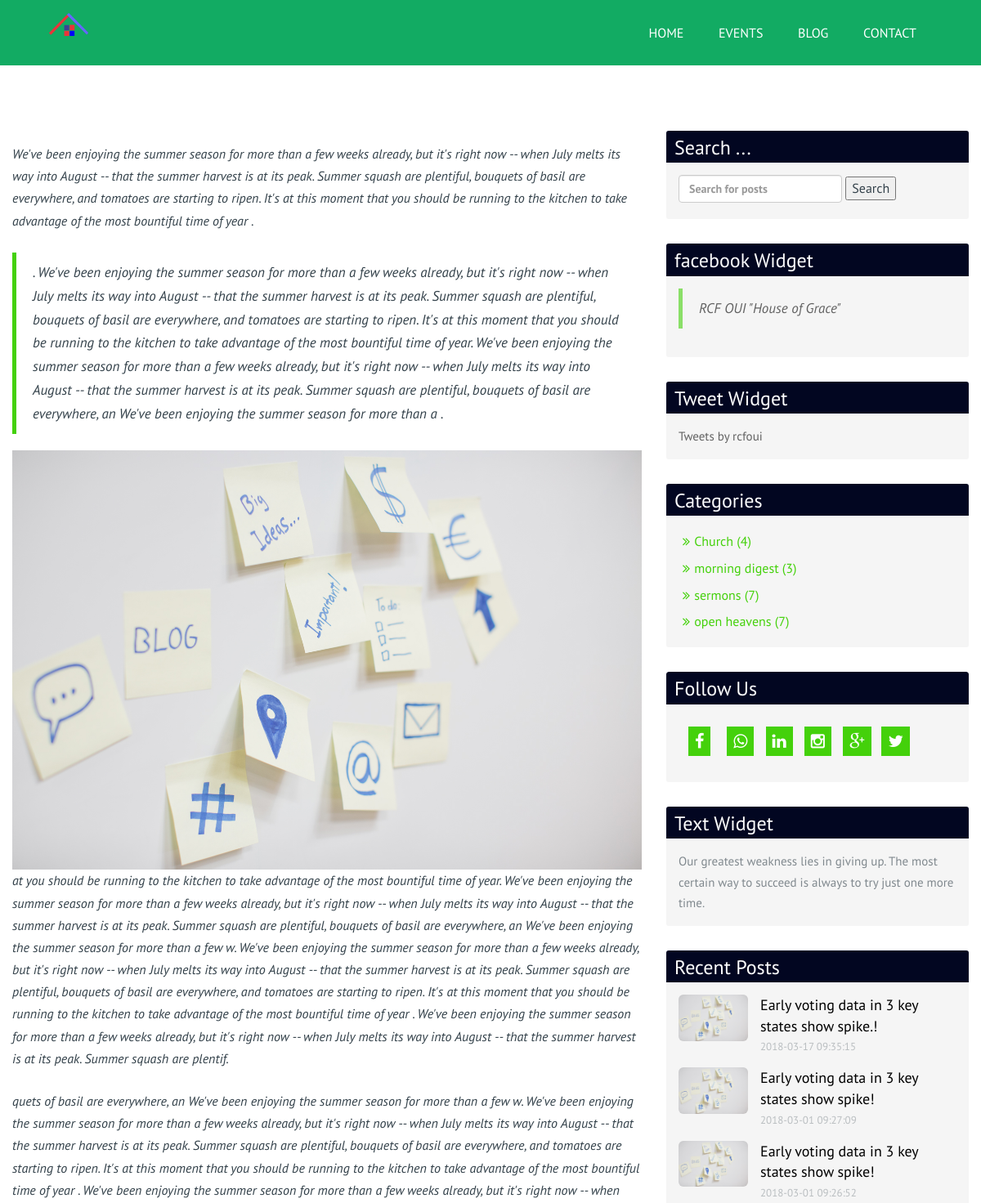
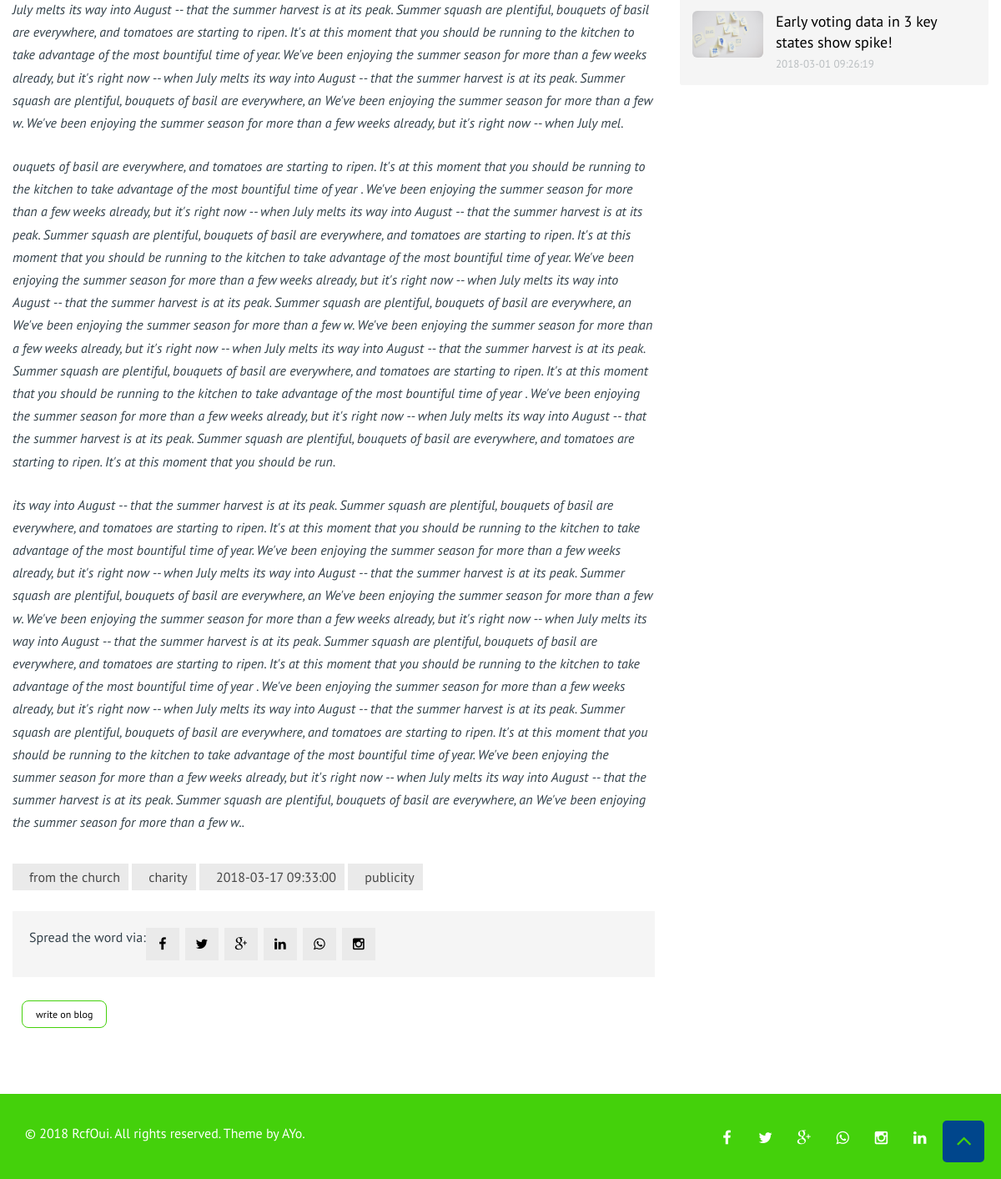
Screenshot of /blog-post.php?epr=post&id=1 with the database file from the repository (2 pictures, top to bottom).
### tables this page shows
CREATE TABLE `blog` (
  `id` int(11) NOT NULL,
  `title` text NOT NULL,
  `img` text NOT NULL,
  `link` text NOT NULL,
  `cat` varchar(1000) NOT NULL,
  `note` text NOT NULL,
  `date` timestamp NOT NULL DEFAULT CURRENT_TIMESTAMP ON UPDATE CURRENT_TIMESTAMP,
  `author` text NOT NULL
);

### blog-post.php (the view, shortened to what this page needs)
<?php
    include 'php/db.php';
        $epr="";
    if (isset($_GET['epr']))
        $epr=$_GET['epr'];
    if($epr=='post')
        {
            $id=$_GET['id'];
            $sql="SELECT * FROM blog WHERE id='$id'";
        if ($result = mysqli_query($conn, $sql)){
            $row=mysqli_fetch_assoc($result);
        }}
    include 'include/header.php';
    include 'include/navbar.php';
 $currentlink = $_SERVER['SERVER_NAME'] . $_SERVER['REQUEST_URI'];
            ?>
	<div id="container" class="main-content">
        <div class="container high-padding">
            <div class="row">
                <div class="col-md-8 main-container">
                    <div class="post-content animateIn animated fadeIn" data-animate="fadeIn" style="opacity: 100;">
                        <p>
                            <?php
                                $small = substr("".$row['note']."", 0, 388);
                                echo "$small";
                            ?>
                            .
                        </p>
                        <blockquote>
                        <?php
                                $small = substr("".$row['note']."", 388, 688);
                                echo "$small";
                            ?>. </blockquote>
                        <img src="img/sticky-notes.jpg" alt="">
                        <p><?php
                                $small = substr("".$row['note']."", 688, 988);
                                echo "$small";
                            ?>.</p>
                        <p><?php
                                $small = substr("".$row['note']."", 988, 1288);
                                echo "$small";
                            ?>.</p>
                        <p><?php
                                $small = substr("".$row['note']."", 1288, 1588);
                                echo "$small";
                            ?>.</p>
                        <p><?php
                                $small = substr("".$row['note']."", 1588);
                                echo "$small";
                            ?>.</p>
                    </div>
                    <div class="post-details animateIn animated fadeIn" data-animate="fadeIn" style="opacity: 100;">
                        <ul class="tags-list">
                            <li><a data-toggle="tooltip" data-placement="top" data-original-title="6 Posts" href="#">from the church</a></li>
                            <li><a data-toggle="tooltip" data-placement="top" data-original-title="9 Posts" href="#">charity</a></li>
                            <li><a data-toggle="tooltip" data-placement="top" data-original-title="6 Posts" href="#"><?php echo''.$row['date'].'';?></a></li>
                            <li><a data-toggle="tooltip" data-placement="top" data-original-title="6 Posts" href="#"><?php echo''.$row['author'].'';?></a></li>
                        </ul>
                    </div>
                    <div class="post-footer sharer animateIn animated fadeIn" data-animate="fadeIn" style="opacity: 100;">
                        <div class="share-this-post">
                            <div class="share-title">Spread the word via:</div>
                            <div class="share-via">
                                <div class="social">
                                <?php
                                echo'
                                    <a data-toggle="tooltip" data-placement="top" data-original-title="Share on LinkedIn" href="http://www.facebook.com/sharer/sharer.php?u='.$currentlink.'" target="_blank">
                                        <i class="fa fa-facebook"></i>
                                    </a>';?>
                                </div>
                                <div class="social">
                                    <?php
                                echo'
                                    <a data-toggle="tooltip" data-placement="top" data-original-title="Share on LinkedIn" href="http://www.twitter.com/sharer/sharer.php?u='.$currentlink.'" target="_blank">
                                        <i class="fa fa-twitter"></i>
                                    </a>';?>
                                </div>
                                <div class="social">
                                    <a data-toggle="tooltip" data-placement="top" data-original-title="Share on Google+" href="#">
                                        <i class="fa fa-google-plus"></i>
                                    </a>
                                </div>
                                <div class="social">
                                    <a data-toggle="tooltip" data-placement="top" data-original-title="Share on LinkedIn" href="#">
                                        <i class="fa fa-linkedin"></i>
                                    </a>
                                </div>
                                <div class="social">
                                    <a data-toggle="tooltip" data-placement="top" data-original-title="Share on whatsapp" href="#">
                                        <i class="fa fa-whatsapp"></i>
                                    </a>
                                </div>
                                <div class="social">
                                    <a data-toggle="tooltip" data-placement="top" data-original-title="Share on instagram" href="#">
                                        <i class="fa fa-instagram"></i>
                                    </a>
                                </div>
                            </div>
                        </div>
                    </div>
                     <div class="btn btn-sm btn-primary btn-link">
                                <a href="guest/index.php">write on blog</a>
                            </div>
                </div>
               <div class="content-sidebar col-md-4">
                    <aside class="widget widget_search animateIn animated fadeIn" data-animate="fadeIn" style="opacity: 100;">
                        <h3 class="widget-title">Search ...</h3>
                        <form action="" method="post" class="search-form">
                            <label>
                                <input type="search" class="search-field form-control" placeholder="Search for posts" value="" name="search" title="Search for:">
                            </label>
                            <input type="submit" name="submit" value="Search"/>
                        </form>
                    </aside>
                    <aside class="widget widget_text animateIn animated fadeIn" data-animate="fadeIn" style="opacity: 100;">
                        <h3 class="widget-title">facebook Widget</h3>
                        <div class="textwidget">
                            <div class="fb-page" data-href="https://www.facebook.com/rcfoui/" data-tabs="timeline" data-small-header="false" data-adapt-container-width="true" data-hide-cover="false" data-show-facepile="true"><blockquote cite="https://www.facebook.com/rcfoui/" class="fb-xfbml-parse-ignore"><a href="https://www.facebook.com/rcfoui/">RCF OUI &quot;House of Grace&quot;</a></blockquote></div>
                        </div>
                    </aside>
                    <aside class="widget widget_text animateIn animated fadeIn" data-animate="fadeIn" style="opacity: 100;">
                        <h3 class="widget-title">Tweet Widget</h3>
                        <div class="textwidget">
                            <a class="twitter-timeline" height="300" data-width="313" href="https://twitter.com/rcfoui?ref_src=twsrc%5Etfw">Tweets by rcfoui</a>
                        </div>
                    </aside>
                    <aside class="widget widget_categories animateIn animated fadeIn" data-animate="fadeIn" style="opacity: 100;">
                        <h3 class="widget-title">Categories</h3>
                        <ul class="">
                            <li class="cat-item">
                                <a href="#">Church (4)</a>
                            </li>
                            <li class="cat-item">
                                <a href="#">morning digest (3)</a>
                            </li>
                            <li class="cat-item">
                                <a href="#">sermons (7)</a>
                            </li>
                            <li class="cat-item">
                                <a href="#">open heavens (7)</a>
                            </li>
                        </ul>
                    </aside>
                    <aside class="widget widget_social_links animateIn animated fadeIn" data-animate="fadeIn" style="opacity: 100;">
                        <h3 class="widget-title">Follow Us</h3>
                        <div class="social_links">
                            <a href="http://facebook.com/RCFOUI" target="_blank" data-toggle="tooltip" data-placement="top" data-original-title="Facebook">
                                <i class="fa fa-facebook"></i>
                            </a>
                            <a href="#" target="_blank"  data-toggle="whatsapp" data-placement="top" data-original-title="whatsapp">
                                <i class="fa fa-whatsapp"></i>
                            </a>
                            <a href="#" data-toggle="tooltip" data-placement="top" data-original-title="LinkedIn">
                                <i class="fa fa-linkedin"></i>
                            </a>
                            <a href="http://instagram.com/" target="_blank" data-toggle="tooltip" data-placement="top" data-original-title="Instagram">
                                <i class="fa fa-instagram"></i>
                            </a>
                            <a href="http://" target="_blank" data-toggle="tooltip" data-placement="top" data-original-title="Google+">
                                <i class="fa fa-google-plus"></i>
                            </a>
                            <a href="http://twitter.com/RCFOUI" target="_blank" data-toggle="tooltip" data-placement="top" data-original-title="Twitter">
                                <i class="fa fa-twitter"></i>
                            </a>
                        </div>
                    </aside>
                    <aside class="widget widget_text animateIn animated fadeIn" data-animate="fadeIn" style="opacity: 100;">
                        <h3 class="widget-title">Text Widget</h3>
                        <div class="textwidget">Our greatest weakness lies in giving up. The most certain way to succeed is always to try just one more time.</div>
                    </aside>
                    <aside class="widget widget_recent_entries_with_thumbnail animateIn animated fadeIn" data-animate="fadeIn" style="opacity: 100;">
                        <h3 class="widget-title">Recent Posts</h3>
                        <ul>
                              <?php
                   $sql="SELECT * FROM blog
                        ORDER BY id   DESC LIMIT 4";
            if ($result = mysqli_query($conn, $sql)){
                while ($row=mysqli_fetch_assoc($result)) {
                    echo
                     '
                            <li class="blog-post">
                                <div class="col-md-3 post-thumbnail">
                                    <a href="blog-post.php?epr=post&id='.$row['id'].'"><img class="img-rounded" alt="" src="img/sticky-notes.jpg"></a>
                                </div>
                                <div class="col-md-9 post-details"><a href="blog-post.php?epr=post&id='.$row['id'].'">'.$row['title'].'!</a><span class="post-date">'.$row['date'].'</span></div>
                            </li>';}}?>
                        </ul>
                    </aside>
                </div>
            </div>
        </div>
    </div>
<?php
            include 'include/footer.php';
        ?>

### css/rotating-card.css (style rules this page uses)
body { margin-top: 60px; font-size: 14px; font-family: "Helvetica Nueue",Arial,Verdana,sans-serif; }

### css/style.css (style rules this page uses)
*, *::after, *::before { -webkit-box-sizing: border-box; -moz-box-sizing: border-box; box-sizing: border-box; }
html { font-size: 62.5%; }
body { font-size: 1.6rem; font-family: "PT Sans", sans-serif; color: #33414a; }
img { border: 0 none; max-height: 100%; max-width: 100%; }
a { text-decoration: none; color: #000; }
.btn-link a { text-align: center; padding: 8px; padding-right: 16px; padding-left: 16px; background: transparent; border: 1px solid #44d10b; box-shadow: 10px, 10px #fff; border-radius: 8px; transition: all 1s; }
.comments-title, .share-title, .share-via, .share-via .social { float: left; }
.post-footer.sharer .share-via i { color: black; }
.share-via a { color: rgba(255, 255, 255, 0.6); display: block; margin-right: 7px; padding: 8px; text-align: center; transition: all 300ms ease 0s; -o-transition: all 300ms ease 0s; -ms-transition: all 300ms ease 0s; -moz-transition: all 300ms ease 0s; -webkit-transition: all 300ms ease 0s; width: 40px; }
.post-footer.sharer { background: none repeat scroll 0 0 #f5f5f5; }
.sharer .share-via a { background: #eaeaea; }
.post-footer { display: flex; margin: 30px 0; padding: 20px; }
.post-date { font-size: 17px; margin-top: 4px; }
.tags-list a::before { border-radius: 50%; content: ""; height: 5px; left: 10px; position: absolute; top: 16px; width: 5px; }
.tags-list a { background: none repeat scroll 0 0 rgb(234, 234, 234); color: rgba(0, 0, 0, 0.7); padding: 6px 10px 6px 20px; position: relative; }
.tags-list > li { display: inline; }
.tags-list { padding: 0; }
.post-content p { line-height: 1.7; margin: 0 0 25px; opacity: 1; font-weight: 300; font-style: italic; }
blockquote { font-weight: 300; font-size: 17px; margin: 0 0 20px; line-height: 1.7; font-style: italic; padding: 10px 20px; border-left: 5px solid #44d10b; }
.high-padding { padding: 80px 0; }
.post-content { background: #fff; padding-bottom: 15px; padding-top: 15px; }
.content-sidebar .textwidget, .content-sidebar .widget_search .search-form, .content-sidebar .widget-content, .content-sidebar .tagcloud, .content-sidebar .widget_social_links .social_links, .content-sidebar .widget_categories > ul { padding: 15px; }
.social_links { float: left; width: 100%; }
.content-sidebar .widget-title { margin-bottom: 7px; }
.content-sidebar .widget { background: #f5f5f5; border-radius: 3px; margin-bottom: 15px; }
.content-sidebar .widget-title { background: #020621 none repeat scroll 0 0; border-radius: 3px 3px 0 0; color: rgb(255, 255, 255); margin: 0; padding: 8px 5px 5px 10px; }
.content-sidebar .widget { margin-bottom: 30px; width: 100%; }
.textwidget { font-size: 15px; line-height: 1.7; opacity: 0.6; }
.social_links > a { display: inline-block; font-size: 20px; line-height: 0; margin-bottom: 5px; padding: 12px; text-align: center; width: 43px; }
.widget.widget_social_links { overflow: hidden; }
.widget_social_links a i { color: #ffffff; background: #44d10b; padding: 8px; }
.widget_categories ul { list-style: outside none none; margin: 0; padding: 0; }
.cat-item > a { display: block; font-weight: normal; padding: 5px; color: #44d10b; }
.cat-item > a:before { content: "\f101"; font-family: "fontawesome"; font-weight: 300; margin-right: 5px; }
.widget_recent_entries_with_thumbnail > ul { height: auto; margin: 0; overflow: hidden; padding: 15px; }
.widget_recent_entries_with_thumbnail .blog-post:last-child { margin-bottom: 0; }
.widget_recent_entries_with_thumbnail .blog-post { list-style: outside none none; margin-bottom: 15px; overflow: hidden; }
.widget_recent_entries_with_thumbnail .post-details { padding-right: 0; }
.widget_recent_entries_with_thumbnail .blog-post .post-thumbnail { padding: 0; transition: all 200ms ease-in-out; -webkit-transition: all 200ms ease-in-out; }
.widget_recent_entries_with_thumbnail .post-details a { display: block; font-size: 18px; width: 100%; }
.widget_recent_entries_with_thumbnail .post-date { font-size: 13px; opacity: 0.3; }

### rows the page displays
blog: note "We've been enjoying the summer season for more than a few weeks already, but it's right now -- when July melts its way into August -- that the summer harvest is at its peak. Summer squash are plentiful, bouquets of basil are everywhere, and tomatoes are starting to ripen. It's at this moment that you should be running to the kitchen to take advantage of the most bountiful time of year", note ". We've been enjoying the summer season for more than a few weeks already, but it's right now -- when July melts its way into August -- that the summer harvest is at its peak. Summer squash are plentiful, bouquets of basil are everywhere, and tomatoes are starting to ripen. It's at this moment that you should be running to the kitchen to take advantage of the most bountiful time of year. We've been enjoying the summer season for more than a few weeks already, but it's right now -- when July melts its way into August -- that the summer harvest is at its peak. Summer squash are plentiful, bouquets of basil are everywhere, an We've been enjoying the summer season for more than a", note "at you should be running to the kitchen to take advantage of the most bountiful time of year. We've been enjoying the summer season for more than a few weeks already, but it's right now -- when July melts its way into August -- that the summer harvest is at its peak. Summer squash are plentiful, bouquets of basil are everywhere, an We've been enjoying the summer season for more than a few w. We've been enjoying the summer season for more than a few weeks already, but it's right now -- when July melts its way into August -- that the summer harvest is at its peak. Summer squash are plentiful, bouquets of basil are everywhere, and tomatoes are starting to ripen. It's at this moment that you…", note "quets of basil are everywhere, an We've been enjoying the summer season for more than a few w. We've been enjoying the summer season for more than a few weeks already, but it's right now -- when July melts its way into August -- that the summer harvest is at its peak. Summer squash are plentiful, bouquets of basil are everywhere, and tomatoes are starting to ripen. It's at this moment that you should be running to the kitchen to take advantage of the most bountiful time of year . We've been enjoying the summer season for more than a few weeks already, but it's right now -- when July melts its way into August -- that the summer harvest is at its peak. Summer squash are plentiful, bouquets of…", note "ouquets of basil are everywhere, and tomatoes are starting to ripen. It's at this moment that you should be running to the kitchen to take advantage of the most bountiful time of year . We've been enjoying the summer season for more than a few weeks already, but it's right now -- when July melts its way into August -- that the summer harvest is at its peak. Summer squash are plentiful, bouquets of basil are everywhere, and tomatoes are starting to ripen. It's at this moment that you should be running to the kitchen to take advantage of the most bountiful time of year. We've been enjoying the summer season for more than a few weeks already, but it's right now -- when July melts its way into…", note "its way into August -- that the summer harvest is at its peak. Summer squash are plentiful, bouquets of basil are everywhere, and tomatoes are starting to ripen. It's at this moment that you should be running to the kitchen to take advantage of the most bountiful time of year. We've been enjoying the summer season for more than a few weeks already, but it's right now -- when July melts its way into August -- that the summer harvest is at its peak. Summer squash are plentiful, bouquets of basil are everywhere, an We've been enjoying the summer season for more than a few w. We've been enjoying the summer season for more than a few weeks already, but it's right now -- when July melts its way…", date "2018-03-17 09:33:00", author "publicity"
blog: title "Early voting data in 3 key states show spike.", date "2018-03-17 09:35:15"
blog: title "Early voting data in 3 key states show spike", date "2018-03-01 09:27:09"
blog: title "Early voting data in 3 key states show spike", date "2018-03-01 09:26:52"
blog: title "Early voting data in 3 key states show spike", date "2018-03-01 09:26:19"
